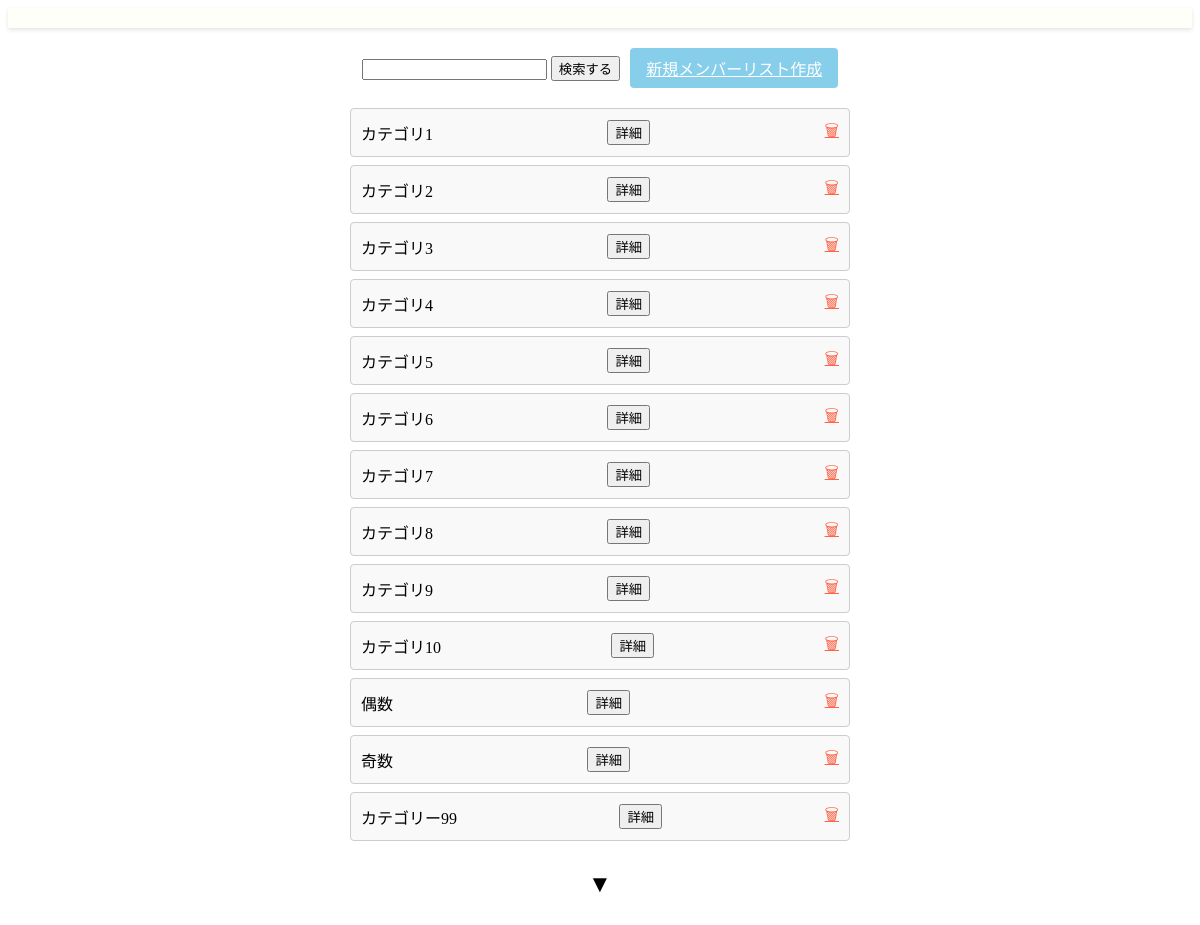
Page /memberlist/ on the committed database.
### canri_app/models.py (models this page shows)
class Category(models.Model):
    category_id = models.AutoField(primary_key=True)
    category_name = models.CharField(max_length=255)
    detail = models.TextField(null=True, blank=True)
    creation_date = models.DateTimeField()
    update_date = models.DateTimeField(null=True, blank=True)
    deletion_date = models.DateTimeField(null=True, blank=True)
    deletion_flag = models.BooleanField(default=False)
    class Meta:
        db_table = 'Category'

### canri_app/views.py (the view)
# urls.py: path('memberlist/', views.MemberListView.as_view(), name='memberlist'),
class MemberListView(TemplateView):
    template_name = "memberlist.html"
    def get(self, request, *args, **kwargs):
        categories = Category.objects.all()
        context = {
            "categories": categories  # カテゴリー
        }
        return render(request, self.template_name, context)

### canri_app/templates/memberlist.html (shortened to what this page needs)
{% extends 'base.html' %}
{% load static %}
{% block head %}
<link rel="stylesheet" href="{% static 'css/memberlist.css' %}">
{% endblock %}
{% block content %}
<div class="member-list-container">
    <div class="search-create-bar">
        <form action="" method="get">
        <input name="query" value="{{ request.GET.query }}" type="text" />
        <button type="submit">検索する</button>
        </form>
        <a href="{% url 'canri_app:memberlist_make' %}" class="create-member-btn">新規メンバーリスト作成</a>
    </div>
    {% for category in categories %}
    <div class="member-list">
        <div class="member-item">
            <span>{{ category.category_name }}</span>
            <form method="GET" action="{% url 'canri_app:memberlist_edit' category_id=category.category_id %}">
                <button type="submit" class="btn">詳細</button>
            </form>
            <a href="{% url "canri_app:memberlist_delete" %}" class="delete-btn">&#128465;</a>
        </div>
    </div>
    {% endfor %}
    <div class="pagination">
        <button class="more-btn">&#9660;</button>
    </div>
</div>
{% endblock %}

### static/css/memberlist.css (style rules this page uses)
.member-list-container { padding: 20px; display: flex; flex-direction: column; align-items: center; }
.search-create-bar { display: flex; align-items: center; gap: 10px; margin-bottom: 20px; }
.create-member-btn { padding: 8px 16px; background-color: #87ceeb; color: white; border: none; border-radius: 4px; cursor: pointer; }
.member-list { width: 100%; max-width: 500px; }
.member-item { display: flex; align-items: center; justify-content: space-between; padding: 10px; border: 1px solid #ccc; margin-bottom: 8px; border-radius: 4px; background-color: #f9f9f9; }
.delete-btn { background: none; border: none; color: #ff6347; cursor: pointer; font-size: 16px; }
.pagination { margin-top: 20px; }
.more-btn { background: none; border: none; font-size: 24px; cursor: pointer; }

### rows in the picture
Category: category_name "カテゴリ1"
Category: category_name "カテゴリ2"
Category: category_name "カテゴリ3"
Category: category_name "カテゴリ4"
Category: category_name "カテゴリ5"
Category: category_name "カテゴリ6"
Category: category_name "カテゴリ7"
Category: category_name "カテゴリ8"
Category: category_name "カテゴリ9"
Category: category_name "カテゴリ10"
Category: category_name "偶数"
Category: category_name "奇数"
Category: category_name "カテゴリー99"
